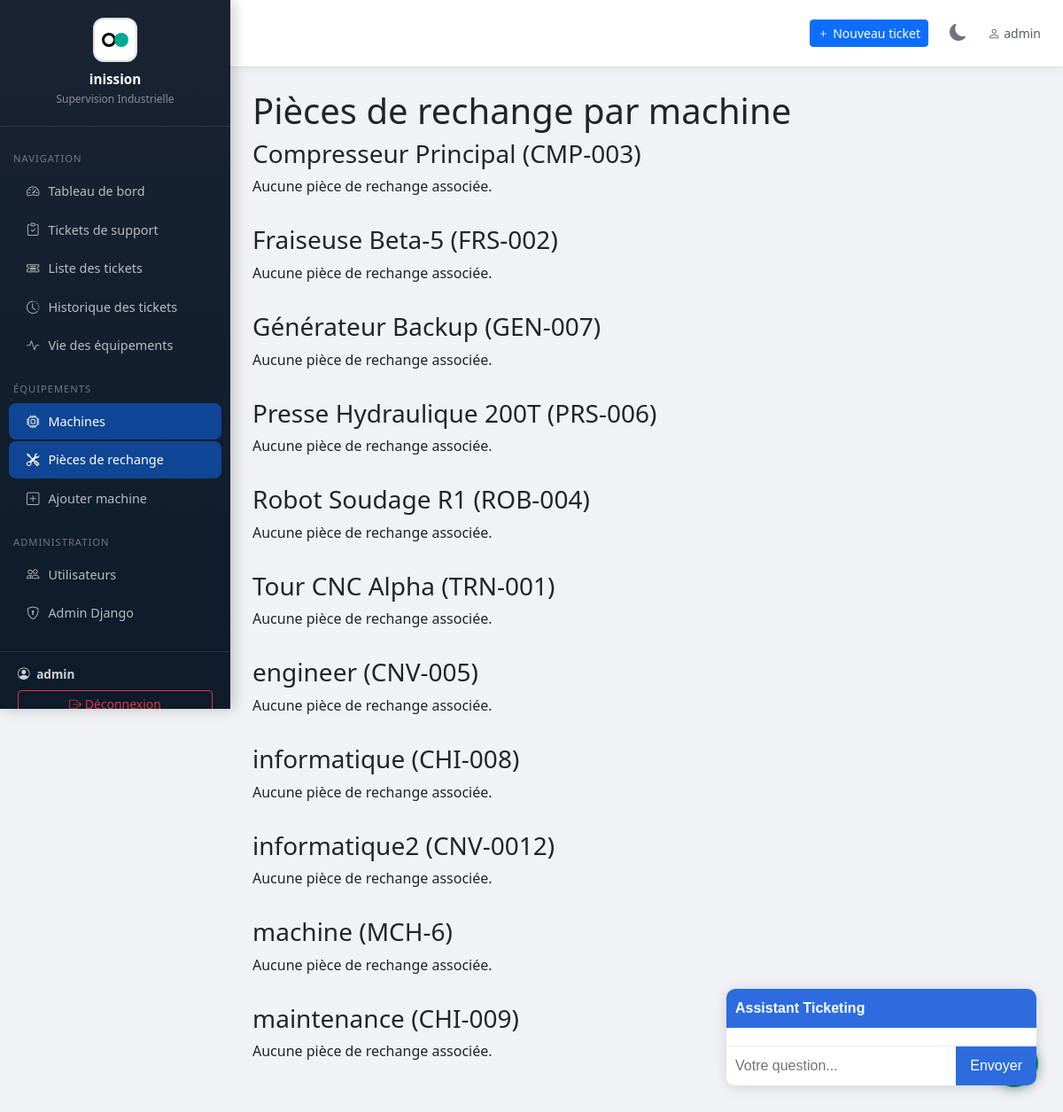
Before: /machines/spare-parts/ (signed in) with the older database file.
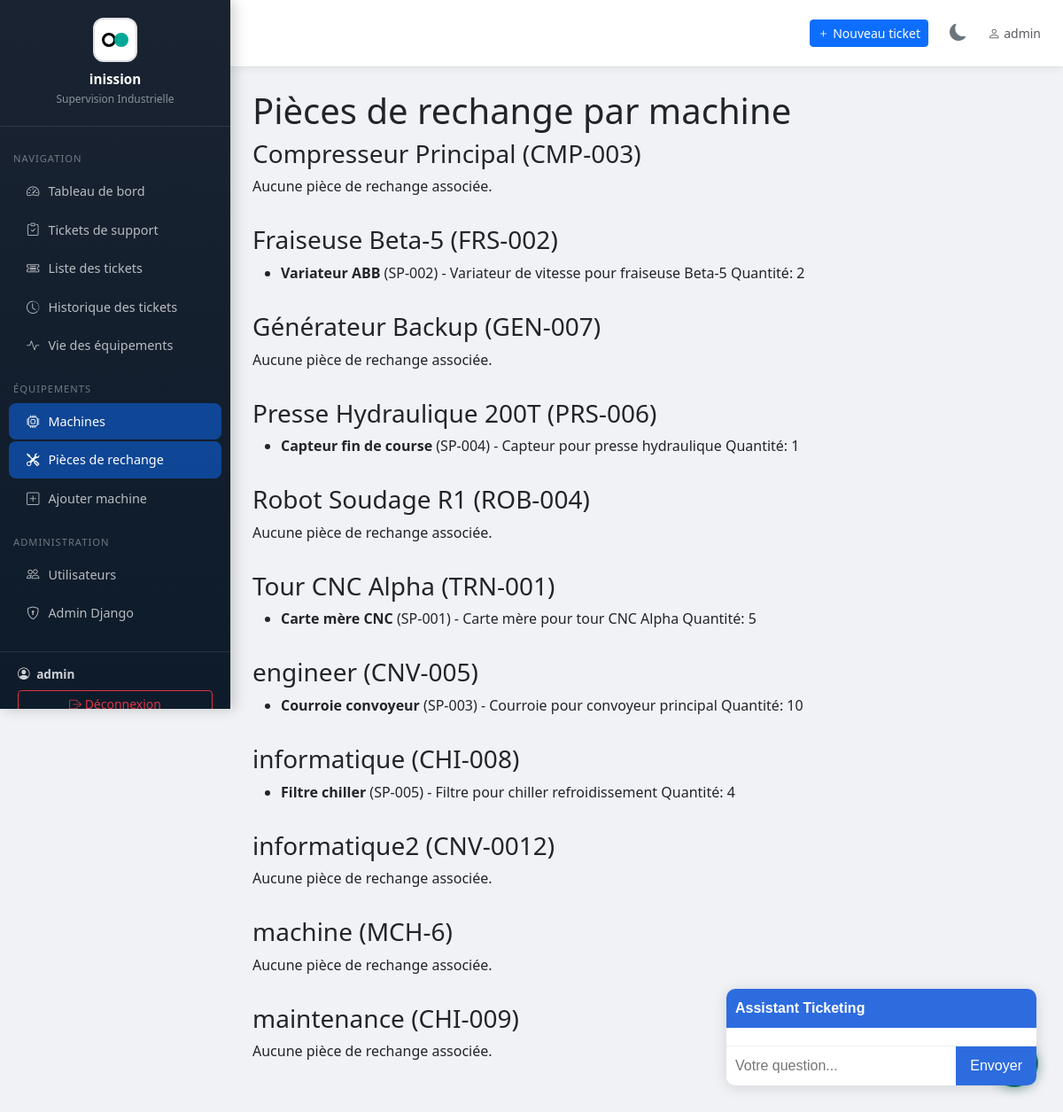
After: the same page with the newer database file.
### tickets/models.py (models this page shows, shortened)
class Machine(models.Model):
    nom = models.CharField(max_length=200, verbose_name="Nom de la machine")
    reference = models.CharField(max_length=100, unique=True, verbose_name="Référence")
    localisation = models.CharField(max_length=200, verbose_name="Localisation / Zone")
    description = models.TextField(blank=True, verbose_name="Description")
    actif = models.BooleanField(default=True, verbose_name="Active")
    date_installation = models.DateField(null=True, blank=True, verbose_name="Date d'installation")
    department = models.ForeignKey('Department', on_delete=models.SET_NULL, null=True, blank=True, verbose_name="Département associé")
    operator = models.ForeignKey('OperatorProfile', on_delete=models.SET_NULL, null=True, blank=True, verbose_name="Opérateur assigné")
    manuel_pdf = models.FileField(upload_to='machines/manuals/', blank=True, null=True, verbose_name="Manuel d'utilisation (PDF)")
    manuel_texte = models.TextField(blank=True, null=True, verbose_name="Manuel d'utilisation (texte)")
    class Meta:
        verbose_name = "Machine"
        verbose_name_plural = "Machines"
        ordering = ['nom']

class SparePart(models.Model):
    nom = models.CharField(max_length=200, verbose_name="Nom de la pièce")
    reference = models.CharField(max_length=100, unique=True, verbose_name="Référence pièce")
    description = models.TextField(blank=True, verbose_name="Description")
    machines = models.ManyToManyField('Machine', related_name='spare_parts', blank=True, verbose_name="Machines concernées")
    quantite = models.PositiveIntegerField(default=0, verbose_name="Quantité disponible")
    actif = models.BooleanField(default=True, verbose_name="Active")
    class Meta:
        verbose_name = "Pièce de rechange"
        verbose_name_plural = "Pièces de rechange"
        ordering = ['nom']

### tickets/views.py (the view)
# urls.py: path('machines/spare-parts/', views.machine_spare_parts_view, name='machine_spare_parts'),
@login_required
def machine_spare_parts_view(request):
    from .models import Machine
    machines = Machine.objects.prefetch_related('spare_parts').all()
    spare_parts = SparePart.objects.all()
    stock_critique = spare_parts.filter(quantite__lt=3, actif=True)
    return render(request, 'tickets/machine_spare_parts.html', {
        'machines': machines,
        'spare_parts': spare_parts,
        'stock_critique': stock_critique,
    })

### tickets/templatetags/permissions.py (called while the page is built)
@register.filter
def is_admin_or_supervisor(user):
    if user.is_superuser or user.is_staff:
        return True
    profile = getattr(user, 'operatorprofile', None)
    return profile and profile.role == 'superviseur'

### templates/tickets/machine_spare_parts.html (shortened to what this page needs)
{% extends 'tickets/base.html' %}
{% block content %}
<h1>Pièces de rechange par machine</h1>
<div>
  {% for machine in machines %}
    <div style="margin-bottom:2em;">
      <h3>{{ machine.nom }} ({{ machine.reference }})</h3>
      {% if machine.spare_parts.all %}
        <ul>
          {% for part in machine.spare_parts.all %}
            <li>
              <strong>{{ part.nom }}</strong> ({{ part.reference }}) - {{ part.description }}
              <span>Quantité: {{ part.quantite }}</span>
            </li>
          {% empty %}
            <li>Aucune pièce de rechange associée.</li>
          {% endfor %}
        </ul>
      {% else %}
        <p>Aucune pièce de rechange associée.</p>
      {% endif %}
    </div>
  {% endfor %}
</div>
{% endblock %}

### tickets/templates/tickets/base.html (shortened to what this page needs)
{% load permissions %}
<!DOCTYPE html>
<html lang="fr">
<head>
    <link href="https://cdnjs.cloudflare.com/ajax/libs/bootstrap/5.3.2/css/bootstrap.min.css" rel="stylesheet">
    <link href="https://cdnjs.cloudflare.com/ajax/libs/bootstrap-icons/1.11.3/font/bootstrap-icons.min.css" rel="stylesheet">
</head>
<body>
{% if user.is_authenticated %}
<div class="sidebar d-flex flex-column">
    <div class="sidebar-brand flex-shrink-0">
        <div class="brand-icon"></div>
        <h5>inission</h5>
        <small>Supervision Industrielle</small>
    </div>
    <nav class="mt-2 flex-grow-1">
        <div class="sidebar-section">Navigation</div>
        <a href="{% url 'dashboard' %}" class="nav-link {% if request.resolver_match.url_name == 'dashboard' %}active{% endif %}">
            <i class="bi bi-speedometer2"></i><span>Tableau de bord</span>
        </a>
        <a href="{% url 'demande_dashboard' %}" class="nav-link {% if 'demande' in request.resolver_match.url_name %}active{% endif %}">
            <i class="bi bi-clipboard-check"></i><span>Tickets de support</span>
        </a>
        <a href="{% url 'ticket_list_new' %}" class="nav-link {% if request.resolver_match.url_name == 'ticket_list_new' %}active{% endif %}">
            <i class="bi bi-ticket-detailed"></i><span>Liste des tickets</span>
        </a>
            <a href="{% url 'ticket_history_list' %}" class="nav-link {% if request.resolver_match.url_name == 'ticket_history_list' %}active{% endif %}">
                <i class="bi bi-clock-history"></i><span>Historique des tickets</span>
            </a>
        <a href="{% url 'viee_dashboard' %}" class="nav-link {% if 'viee' in request.resolver_match.url_name %}active{% endif %}">
            <i class="bi bi-activity"></i><span>Vie des équipements</span>
        </a>
        {% if user|is_admin_or_supervisor %}
        <div class="sidebar-section">Équipements</div>
        <a href="{% url 'machine_list' %}" class="nav-link {% if 'machine' in request.resolver_match.url_name %}active{% endif %}">
            <i class="bi bi-cpu"></i><span>Machines</span>
        </a>
            <a href="{% url 'machine_spare_parts' %}" class="nav-link {% if request.resolver_match.url_name == 'machine_spare_parts' %}active{% endif %}">
                <i class="bi bi-tools"></i><span>Pièces de rechange</span>
            </a>
        <a href="{% url 'machine_create' %}" class="nav-link">
            <i class="bi bi-plus-square"></i><span>Ajouter machine</span>
        </a>
        {% endif %}
        {% if user.is_staff %}
        <div class="sidebar-section">Administration</div>
        <a href="{% url 'user_list' %}" class="nav-link {% if 'user' in request.resolver_match.url_name %}active{% endif %}">
            <i class="bi bi-people"></i><span>Utilisateurs</span>
        </a>
        <a href="/admin/" class="nav-link">
            <i class="bi bi-shield-lock"></i><span>Admin Django</span>
        </a>
        {% endif %}
    </nav>
    <div class="sidebar-footer flex-shrink-0">
        <div class="user-info">
            <i class="bi bi-person-circle me-1"></i>
            <strong>{{ user.get_full_name|default:user.username }}</strong>
        </div>
        <form action="{% url 'logout' %}" method="post" style="margin-top:8px;">
            <button type="submit" class="btn btn-sm btn-outline-danger w-100">
                <i class="bi bi-box-arrow-right"></i> <span>Déconnexion</span>
            </button>
        </form>
    </div>
</div>
<div class="main-content">
    <div class="topbar">
        <div class="d-flex align-items-center gap-3">
            <a href="{% url 'demande_create' %}" class="btn btn-primary btn-sm">
                <i class="bi bi-plus"></i> Nouveau ticket
            </a>
            <button class="theme-toggle-btn" onclick="toggleTheme()" title="Basculer le thème">
                <i class="bi bi-moon-fill" id="theme-icon"></i>
            </button>
            <span class="text-muted small"><i class="bi bi-person me-1"></i>{{ user.username }}</span>
        </div>
    </div>
    <div class="page-content">
        {% block content %}{% endblock %}
    </div>
</div>
{% else %}
    {% block auth_content %}{% endblock %}
{% endif %}
    <div id="chatbot-widget">
      <div id="chatbot-header">Assistant Ticketing</div>
      <div id="chatbot-messages"></div>
      <div id="chatbot-input-row">
        <input id="chatbot-input" type="text" placeholder="Votre question..." autocomplete="off" />
        <button id="chatbot-send">Envoyer</button>
      </div>
    </div>
{% if user.is_authenticated %}
{% include "tickets/chatbot_widget.html" %}
{% endif %}
</body>
</html>

### tickets/templates/tickets/chatbot_widget.html (shortened to what this page needs)
{% load static %}
<button id="cb-btn" onclick="cbToggle()" title="Assistant Maintenance">⚙</button>

### tickets/templates/tickets/base.html (style rules this page uses)
:root { --sidebar-width: 260px; --primary: #1a2332; --accent: #0d6efd; --danger: #dc3545; }
body { background: #f0f2f5; font-family: 'Segoe UI', sans-serif; }
.sidebar { width: var(--sidebar-width); background: linear-gradient(180deg, #1a2332 0%, #0d1b2a 100%); min-height: 100vh; position: fixed; top: 0; left: 0; z-index: 1000; overflow-y: auto; overflow-x: hidden; box-shadow: 4px 0 15px rgba(0,0,0,0.2); max-height: 100vh; }
.sidebar-brand { padding: 20px; border-bottom: 1px solid rgba(255,255,255,0.1); text-align: center; }
.sidebar-brand h5 { color: #fff; font-weight: 700; font-size: 0.95rem; margin: 0; }
.sidebar-brand small { color: rgba(255,255,255,0.5); font-size: 0.75rem; }
.sidebar-brand .brand-icon { width: 50px; height: 50px; background: white; border-radius: 12px; display: flex; align-items: center; justify-content: center; margin: 0 auto 10px; font-size: 1.5rem; position: relative; border: 2px solid #e0e0e0; }
.sidebar-brand .brand-icon::before { content: ''; position: absolute; width: 16px; height: 16px; border: 3px solid #000; border-radius: 50%; left: 8px; top: 50%; transform: translateY(-50%); }
.sidebar-brand .brand-icon::after { content: ''; position: absolute; width: 16px; height: 16px; background: #00a896; border-radius: 50%; right: 8px; top: 50%; transform: translateY(-50%); }
.sidebar-section { padding: 10px 15px 5px; font-size: 0.7rem; color: rgba(255,255,255,0.4); text-transform: uppercase; letter-spacing: 1px; margin-top: 10px; }
.sidebar .nav-link { color: rgba(255,255,255,0.7); padding: 10px 20px; border-radius: 8px; margin: 2px 10px; font-size: 0.9rem; transition: all 0.2s; display: flex; align-items: center; gap: 10px; }
.sidebar .nav-link:hover, .sidebar .nav-link.active { background: rgba(13,110,253,0.3); color: #fff; }
.sidebar .nav-link.active { background: rgba(13,110,253,0.5); }
.sidebar-footer { padding: 15px 20px; border-top: 1px solid rgba(255,255,255,0.1); margin-top: 20px; }
.user-info { color: rgba(255,255,255,0.8); font-size: 0.85rem; }
.main-content { margin-left: var(--sidebar-width); min-height: 100vh; }
.topbar { background: white; padding: 15px 25px; border-bottom: 1px solid #e0e0e0; box-shadow: 0 2px 10px rgba(0,0,0,0.05); display: flex; align-items: center; justify-content: space-between; }
.page-content { padding: 25px; }
.theme-toggle-btn { background: none; border: none; color: #6c757d; font-size: 1.2rem; cursor: pointer; padding: 8px; border-radius: 6px; transition: all 0.3s ease; display: flex; align-items: center; justify-content: center; }
#chatbot-widget { position: fixed; bottom: 30px; right: 30px; width: 350px; max-width: 90vw; background: #fff; border-radius: 10px; box-shadow: 0 2px 16px #0002; z-index: 9999; font-family: Arial, sans-serif; display: flex; flex-direction: column; overflow: hidden; }
#chatbot-header { background: #2d6cdf; color: #fff; padding: 10px; font-weight: bold; }
#chatbot-messages { flex: 1; padding: 10px; overflow-y: auto; max-height: 300px; }
#chatbot-input-row { display: flex; border-top: 1px solid #eee; }
#chatbot-input { flex: 1; border: none; padding: 10px; }
#chatbot-send { background: #2d6cdf; color: #fff; border: none; padding: 0 16px; cursor: pointer; }

### tickets/templates/tickets/chatbot_widget.html (style rules this page uses)
#cb-btn { position: fixed; bottom: 28px; right: 28px; width: 54px; height: 54px; border-radius: 50%; background: #085041; color: #9FE1CB; border: 1.5px solid #1D9E75; font-size: 22px; cursor: pointer; z-index: 1000; display: flex; align-items: center; justify-content: center; box-shadow: 0 2px 12px rgba(8,80,65,.4); transition: transform .15s; }

Changed rows visible on the page:
shown differently, row unchanged: Machine "Fraiseuse Beta-5": no longer shows "Aucune pièce de rechange associée."
added SparePart: nom "Variateur ABB", reference "SP-002", description "Variateur de vitesse pour fraiseuse Beta-5", quantite "2", shown under Machine "Fraiseuse Beta-5"
shown differently, row unchanged: Machine "Presse Hydraulique 200T": no longer shows "Aucune pièce de rechange associée."
added SparePart: nom "Capteur fin de course", reference "SP-004", description "Capteur pour presse hydraulique", quantite "1", shown under Machine "Presse Hydraulique 200T"
shown differently, row unchanged: Machine "Tour CNC Alpha": no longer shows "Aucune pièce de rechange associée."
added SparePart: nom "Carte mère CNC", reference "SP-001", description "Carte mère pour tour CNC Alpha", quantite "5", shown under Machine "Tour CNC Alpha"
shown differently, row unchanged: Machine "engineer": no longer shows "Aucune pièce de rechange associée."
added SparePart: nom "Courroie convoyeur", reference "SP-003", description "Courroie pour convoyeur principal", quantite "10", shown under Machine "engineer"
shown differently, row unchanged: Machine "informatique": no longer shows "Aucune pièce de rechange associée."
added SparePart: nom "Filtre chiller", reference "SP-005", description "Filtre pour chiller refroidissement", quantite "4", shown under Machine "informatique"
